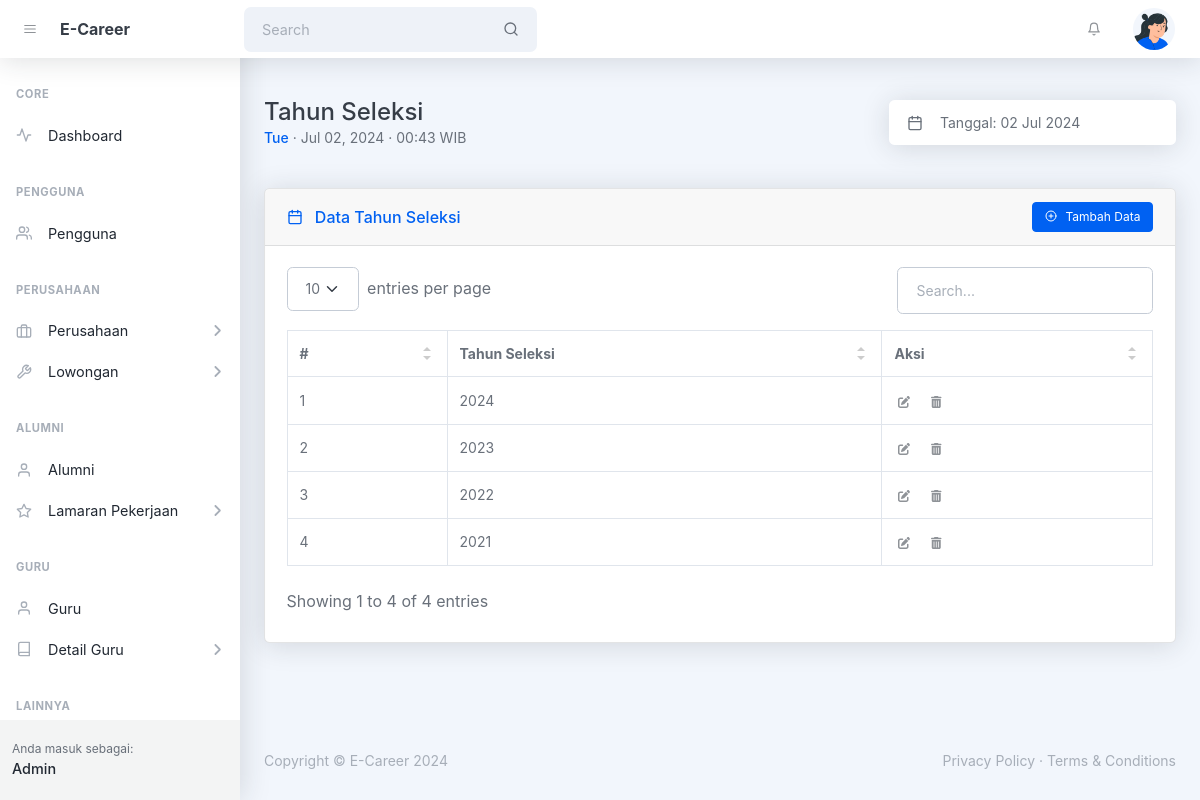
The page /admin/tahun_seleksi.php (signed in) on the database its author committed.
### tables this page shows
CREATE TABLE `tbl_tahun_seleksi` (
  `id` int(10) UNSIGNED NOT NULL,
  `tahun` year(4) NOT NULL,
  `created_at` timestamp NOT NULL DEFAULT current_timestamp(),
  `updated_at` timestamp NULL DEFAULT NULL ON UPDATE current_timestamp()
);

### helpers/isAccessAllowedHelper.php (called while the page is built, shortened)
<?php
function isAccessAllowed($expected_hak_akses = null): bool {
    include_once '../config/config.php';
    $current_hak_akses = $_SESSION['hak_akses'] ?? null;
    $expected_hak_akses = !is_array($expected_hak_akses)
        ? array($expected_hak_akses)
        : $expected_hak_akses;
    return true;
}
?>

### admin/tahun_seleksi.php (the view, shortened to what this page needs)
<?php
include '../helpers/isAccessAllowedHelper.php';
if (!isAccessAllowed('admin')) :
  session_destroy();
  echo "<meta http-equiv='refresh' content='0;" . base_url_return('index.php?msg=other_error') . "'>";
else :
  include_once '../config/connection.php';
?>
  <!DOCTYPE html>
  <html lang="en">
  <head>
    <?php include '_partials/head.php' ?>
  </head>
  <body class="nav-fixed">
    <?php include '_partials/topnav.php' ?>
    <div id="layoutSidenav">
      <div id="layoutSidenav_nav">
        <?php include '_partials/sidebar.php' ?>
      </div>
      <div id="layoutSidenav_content">
        <main>
          <div class="container-xl px-4 mt-5">
            <div class="d-flex justify-content-between align-items-sm-center flex-column flex-sm-row mb-4">
              <div class="me-4 mb-3 mb-sm-0">
                <h1 class="mb-0">Tahun Seleksi</h1>
                <div class="small">
                  <span class="fw-500 text-primary"><?= date('D') ?></span>
                  &middot; <?= date('M d, Y') ?> &middot; <?= date('H:i') ?> WIB
                </div>
              </div>
              <div class="input-group input-group-joined border-0 shadow w-auto">
                <span class="input-group-text"><i data-feather="calendar"></i></span>
                <input class="form-control ps-0 pointer" id="litepickerRangePlugin" value="Tanggal: <?= date('d M Y') ?>" readonly />
              </div>
            </div>
            <div class="card card-header-actions mb-4 mt-5">
              <div class="card-header">
                <div>
                  <i data-feather="calendar" class="me-2 mt-1"></i>
                  Data Tahun Seleksi
                </div>
                <button class="btn btn-sm btn-primary toggle_modal_tambah" type="button"><i data-feather="plus-circle" class="me-2"></i>Tambah Data</button>
              </div>
              <div class="card-body">
                <table id="datatablesSimple">
                  <thead>
                    <tr>
                      <th>#</th>
                      <th>Tahun Seleksi</th>
                      <th>Aksi</th>
                    </tr>
                  </thead>
                  <tbody>
                    <?php
                    $no = 1;
                    $query_tahun_seleksi = mysqli_query($connection, "SELECT *  FROM tbl_tahun_seleksi ORDER BY id DESC");
                    while ($tahun_seleksi = mysqli_fetch_assoc($query_tahun_seleksi)):
                    ?>
                      <tr>
                        <td><?= $no++ ?></td>
                        <td><?= $tahun_seleksi['tahun'] ?></td>
                        <td>
                          <button class="btn btn-datatable btn-icon btn-transparent-dark me-2 toggle_modal_ubah"
                            data-id_tahun_seleksi="<?= $tahun_seleksi['id'] ?>"
                            data-tahun="<?= $tahun_seleksi['tahun'] ?>">
                            <i class="fa fa-pen-to-square"></i>
                          </button>
                          <button class="btn btn-datatable btn-icon btn-transparent-dark me-2 toggle_swal_hapus"
                            data-id_tahun_seleksi="<?= $tahun_seleksi['id'] ?>"
                            data-tahun="<?= $tahun_seleksi['tahun'] ?>">
                            <i class="fa fa-trash-can"></i>
                          </button>
                        </td>
                      </tr>
                    <?php endwhile ?>
                  </tbody>
                </table>
              </div>
            </div>
          </div>
        </main>
        <?php include '_partials/footer.php' ?>
      </div>
    </div>
  </body>
  </html>
<?php endif ?>

### rows shown on the page
tbl_tahun_seleksi: tahun "2024"
tbl_tahun_seleksi: tahun "2023"
tbl_tahun_seleksi: tahun "2022"
tbl_tahun_seleksi: tahun "2021"

### other values the page prints
SITE_NAME_SHORT "E-Career"
$user_logged_in "Admin"
